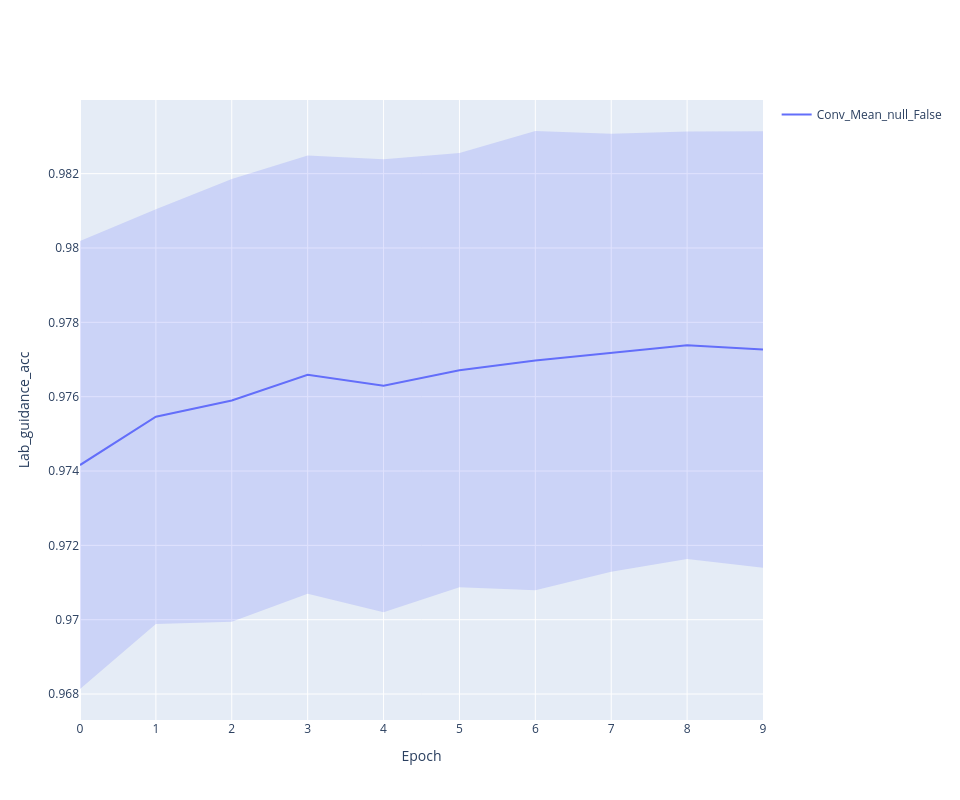

The code cell stored with this chart in its notebook:
### Code cell
line_plot(history, 'lab_guidance_acc')

### Figure 1 — Plotly figure (JSON) as saved in the notebook; plotly's stock layout.template omitted (floating-point values rounded to 4 significant figures)
{"data": [{"line": {"color": "#636EFA"}, "mode": "lines", "name": "Conv_Mean_null_False", "type": "scatter", "x": [0, 1, 2, 3, 4, 5, 6, 7, 8, 9], "y": [0.9742, 0.9755, 0.9759, 0.9766, 0.9763, 0.9767, 0.977, 0.9772, 0.9774, 0.9773]}, {"line": {"width": 0}, "marker": {"color": "#444"}, "mode": "lines", "showlegend": false, "type": "scatter", "x": [0, 1, 2, 3, 4, 5, 6, 7, 8, 9], "y": [0.9802, 0.981, 0.9819, 0.9825, 0.9824, 0.9826, 0.9831, 0.9831, 0.9831, 0.9831]}, {"fill": "tonexty", "fillcolor": "rgba(99, 110, 250,0.2)", "line": {"width": 0}, "marker": {"color": "#444"}, "mode": "lines", "showlegend": false, "type": "scatter", "x": [0, 1, 2, 3, 4, 5, 6, 7, 8, 9], "y": [0.9681, 0.9699, 0.9699, 0.9707, 0.9702, 0.9709, 0.9708, 0.9713, 0.9716, 0.9714]}], "layout": {"height": 800, "width": 960, "xaxis": {"title": {"text": "Epoch"}}, "yaxis": {"title": {"text": "Lab_guidance_acc"}}}}
